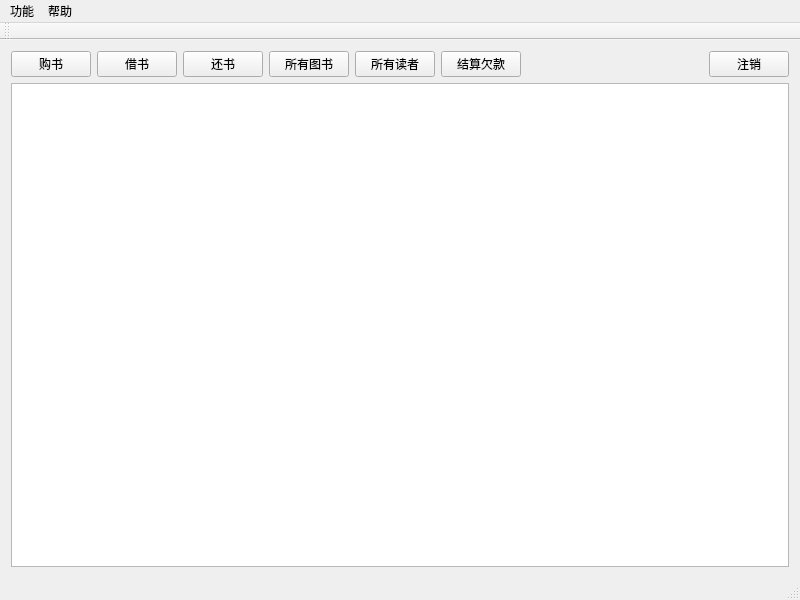
<?xml version="1.0" encoding="UTF-8"?>
<ui version="4.0">
 <class>MainWindow</class>
 <widget class="QMainWindow" name="MainWindow">
  <property name="geometry">
   <rect>
    <x>0</x>
    <y>0</y>
    <width>800</width>
    <height>600</height>
   </rect>
  </property>
  <property name="windowTitle">
   <string>MainWindow</string>
  </property>
  <widget class="QWidget" name="centralWidget">
   <layout class="QGridLayout" name="gridLayout">
    <item row="0" column="0" alignment="Qt::AlignLeft">
     <widget class="QWidget" name="widget" native="true">
      <property name="sizePolicy">
       <sizepolicy hsizetype="Preferred" vsizetype="Preferred">
        <horstretch>0</horstretch>
        <verstretch>0</verstretch>
       </sizepolicy>
      </property>
      <layout class="QGridLayout" name="gridLayout_2">
       <property name="sizeConstraint">
        <enum>QLayout::SetDefaultConstraint</enum>
       </property>
       <property name="leftMargin">
        <number>0</number>
       </property>
       <property name="topMargin">
        <number>0</number>
       </property>
       <property name="rightMargin">
        <number>0</number>
       </property>
       <property name="bottomMargin">
        <number>0</number>
       </property>
       <item row="0" column="2">
        <widget class="QPushButton" name="return_2">
         <property name="sizePolicy">
          <sizepolicy hsizetype="Fixed" vsizetype="Fixed">
           <horstretch>0</horstretch>
           <verstretch>0</verstretch>
          </sizepolicy>
         </property>
         <property name="text">
          <string>还书</string>
         </property>
        </widget>
       </item>
       <item row="0" column="3">
        <widget class="QPushButton" name="pushButton_allbook">
         <property name="text">
          <string>所有图书</string>
         </property>
        </widget>
       </item>
       <item row="0" column="1">
        <widget class="QPushButton" name="borrow_2">
         <property name="sizePolicy">
          <sizepolicy hsizetype="Fixed" vsizetype="Fixed">
           <horstretch>0</horstretch>
           <verstretch>0</verstretch>
          </sizepolicy>
         </property>
         <property name="text">
          <string>借书</string>
         </property>
        </widget>
       </item>
       <item row="0" column="4">
        <widget class="QPushButton" name="pushButton_allreader">
         <property name="text">
          <string>所有读者</string>
         </property>
        </widget>
       </item>
       <item row="0" column="0">
        <widget class="QPushButton" name="pushButtonpurchase">
         <property name="text">
          <string>购书</string>
         </property>
        </widget>
       </item>
       <item row="0" column="5">
        <widget class="QPushButton" name="pushButton_fine">
         <property name="text">
          <string>结算欠款</string>
         </property>
        </widget>
       </item>
      </layout>
     </widget>
    </item>
    <item row="0" column="1">
     <widget class="QPushButton" name="logoff">
      <property name="sizePolicy">
       <sizepolicy hsizetype="Fixed" vsizetype="Fixed">
        <horstretch>0</horstretch>
        <verstretch>0</verstretch>
       </sizepolicy>
      </property>
      <property name="text">
       <string>注销</string>
      </property>
     </widget>
    </item>
    <item row="1" column="0" colspan="2">
     <widget class="QTableView" name="tableView"/>
    </item>
   </layout>
  </widget>
  <widget class="QMenuBar" name="menuBar">
   <property name="geometry">
    <rect>
     <x>0</x>
     <y>0</y>
     <width>800</width>
     <height>23</height>
    </rect>
   </property>
   <widget class="QMenu" name="function">
    <property name="title">
     <string>功能</string>
    </property>
    <widget class="QMenu" name="inquiry">
     <property name="title">
      <string>查询</string>
     </property>
     <widget class="QMenu" name="menu">
      <property name="title">
       <string>图书信息</string>
      </property>
      <addaction name="action"/>
      <addaction name="action_3"/>
      <addaction name="action_5"/>
      <addaction name="action_4"/>
      <addaction name="action_7"/>
     </widget>
     <widget class="QMenu" name="menu_2">
      <property name="title">
       <string>读者信息</string>
      </property>
      <addaction name="action_2"/>
      <addaction name="action_6"/>
      <addaction name="action_9"/>
     </widget>
     <addaction name="menu"/>
     <addaction name="menu_2"/>
     <addaction name="logirq"/>
    </widget>
    <addaction name="purchase"/>
    <addaction name="borrow"/>
    <addaction name="return_3"/>
    <addaction name="inquiry"/>
    <addaction name="action_10"/>
    <addaction name="action_11"/>
   </widget>
   <widget class="QMenu" name="help">
    <property name="title">
     <string>帮助</string>
    </property>
    <addaction name="readme"/>
    <addaction name="about"/>
   </widget>
   <addaction name="function"/>
   <addaction name="help"/>
  </widget>
  <widget class="QToolBar" name="mainToolBar">
   <attribute name="toolBarArea">
    <enum>TopToolBarArea</enum>
   </attribute>
   <attribute name="toolBarBreak">
    <bool>false</bool>
   </attribute>
  </widget>
  <widget class="QStatusBar" name="statusBar"/>
  <action name="purchase">
   <property name="text">
    <string>购书</string>
   </property>
  </action>
  <action name="borrow">
   <property name="text">
    <string>借书</string>
   </property>
  </action>
  <action name="return_3">
   <property name="text">
    <string>还书</string>
   </property>
  </action>
  <action name="logirq">
   <property name="text">
    <string>操作记录</string>
   </property>
  </action>
  <action name="action_8">
   <property name="text">
    <string>关于系统</string>
   </property>
  </action>
  <action name="readme">
   <property name="text">
    <string>使用说明</string>
   </property>
  </action>
  <action name="about">
   <property name="text">
    <string>关于系统</string>
   </property>
  </action>
  <action name="action">
   <property name="text">
    <string>按编号查询</string>
   </property>
  </action>
  <action name="action_2">
   <property name="text">
    <string>按编号查询</string>
   </property>
  </action>
  <action name="action_3">
   <property name="text">
    <string>按书名查询</string>
   </property>
  </action>
  <action name="action_5">
   <property name="text">
    <string>按作者查询</string>
   </property>
  </action>
  <action name="action_6">
   <property name="text">
    <string>按姓名查询</string>
   </property>
  </action>
  <action name="action_4">
   <property name="text">
    <string>按出版社查询</string>
   </property>
  </action>
  <action name="action_7">
   <property name="text">
    <string>所有图书</string>
   </property>
  </action>
  <action name="action_9">
   <property name="text">
    <string>所有读者</string>
   </property>
  </action>
  <action name="action_10">
   <property name="text">
    <string>结算欠款</string>
   </property>
  </action>
  <action name="action_11">
   <property name="text">
    <string>添加读者</string>
   </property>
  </action>
 </widget>
 <layoutdefault spacing="6" margin="11"/>
 <resources/>
 <connections>
  <connection>
   <sender>pushButton_allbook</sender>
   <signal>clicked()</signal>
   <receiver>action_7</receiver>
   <slot>trigger()</slot>
   <hints>
    <hint type="sourcelabel">
     <x>289</x>
     <y>55</y>
    </hint>
    <hint type="destinationlabel">
     <x>289</x>
     <y>55</y>
    </hint>
   </hints>
  </connection>
  <connection>
   <sender>pushButton_allreader</sender>
   <signal>clicked()</signal>
   <receiver>action_9</receiver>
   <slot>trigger()</slot>
   <hints>
    <hint type="sourcelabel">
     <x>370</x>
     <y>55</y>
    </hint>
    <hint type="destinationlabel">
     <x>370</x>
     <y>55</y>
    </hint>
   </hints>
  </connection>
  <connection>
   <sender>pushButtonpurchase</sender>
   <signal>clicked()</signal>
   <receiver>purchase</receiver>
   <slot>trigger()</slot>
   <hints>
    <hint type="sourcelabel">
     <x>46</x>
     <y>55</y>
    </hint>
    <hint type="destinationlabel">
     <x>46</x>
     <y>55</y>
    </hint>
   </hints>
  </connection>
  <connection>
   <sender>pushButton_fine</sender>
   <signal>clicked()</signal>
   <receiver>action_10</receiver>
   <slot>trigger()</slot>
   <hints>
    <hint type="sourcelabel">
     <x>451</x>
     <y>55</y>
    </hint>
    <hint type="destinationlabel">
     <x>-1</x>
     <y>-1</y>
    </hint>
   </hints>
  </connection>
 </connections>
</ui>
